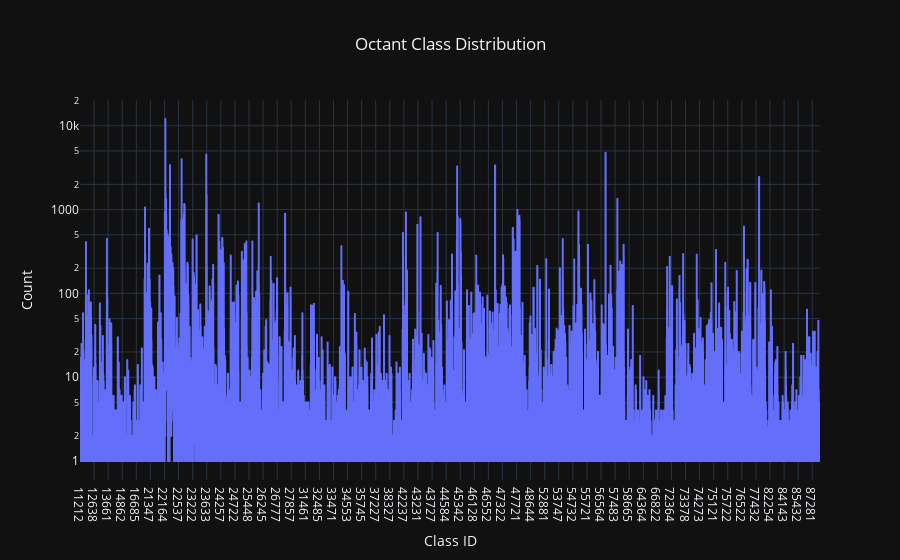

The notebook cell saved with this chart:
### Code cell
PDB_SS.plot_count_vs_classid(base=8)

### Figure 1 — Plotly figure (JSON) as saved in the notebook; plotly's stock layout.template omitted (floating-point values rounded to 4 significant figures; data arrays with more than 128 entries replaced by an {"elided": "..."} marker saying what was removed)
{"data": [{"hovertemplate": "class_id=%{x}<br>count=%{y}<extra></extra>", "legendgroup": "", "line": {"color": "#636efa", "dash": "solid"}, "marker": {"symbol": "circle"}, "mode": "lines", "name": "", "showlegend": false, "type": "scattergl", "x": {"elided": "8514 str values"}, "xaxis": "x", "y": {"elided": "8514 int values"}, "yaxis": "y"}], "layout": {"autosize": true, "legend": {"tracegroupgap": 0}, "showlegend": true, "title": {"text": "Octant Class Distribution", "x": 0.5}, "xaxis": {"anchor": "y", "domain": [0, 1], "title": {"text": "Class ID"}}, "yaxis": {"anchor": "x", "domain": [0, 1], "title": {"text": "Count"}, "type": "log"}}}
